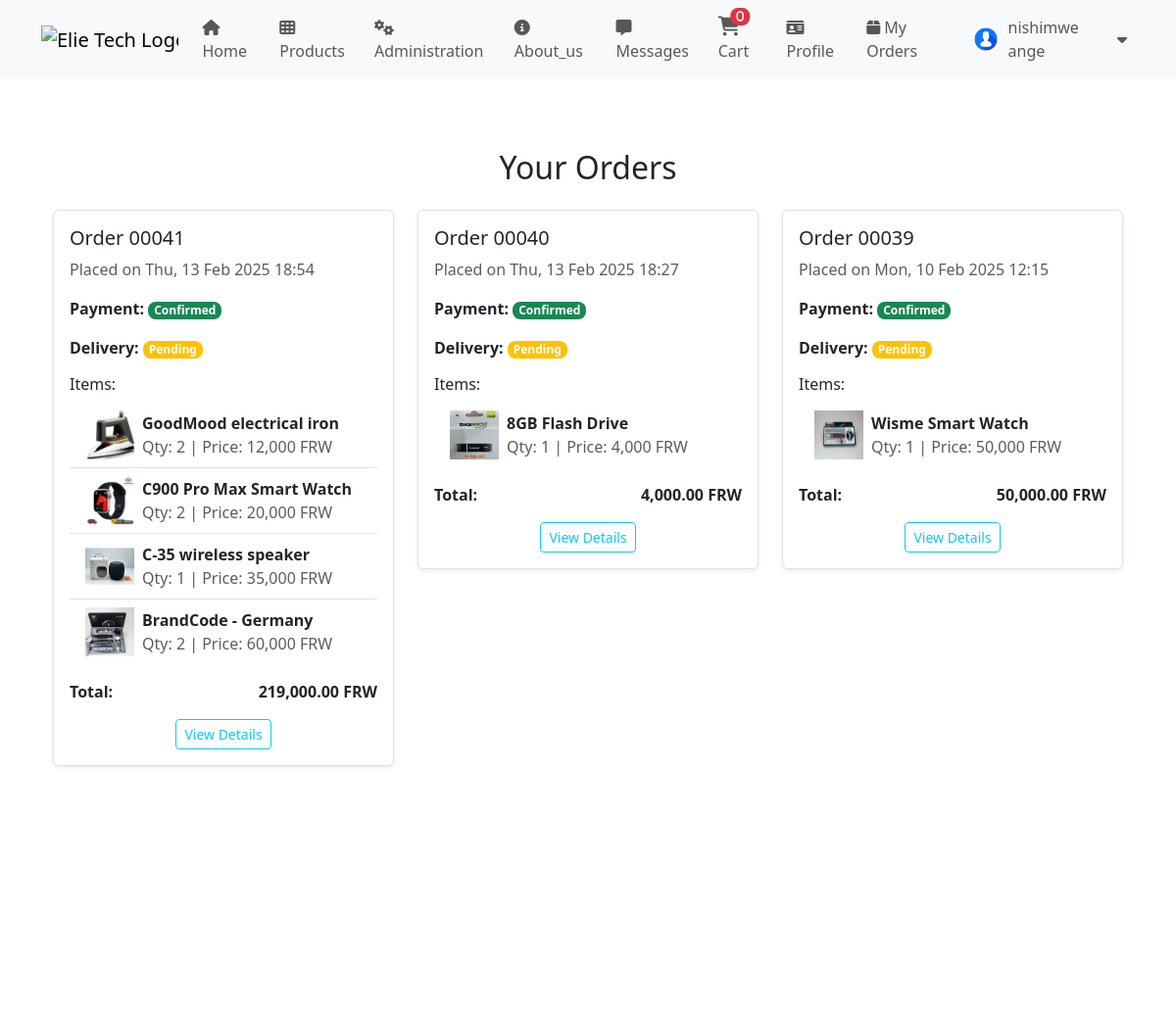
/orders/ (signed in, upper part), run on an earlier commit of the app's database.
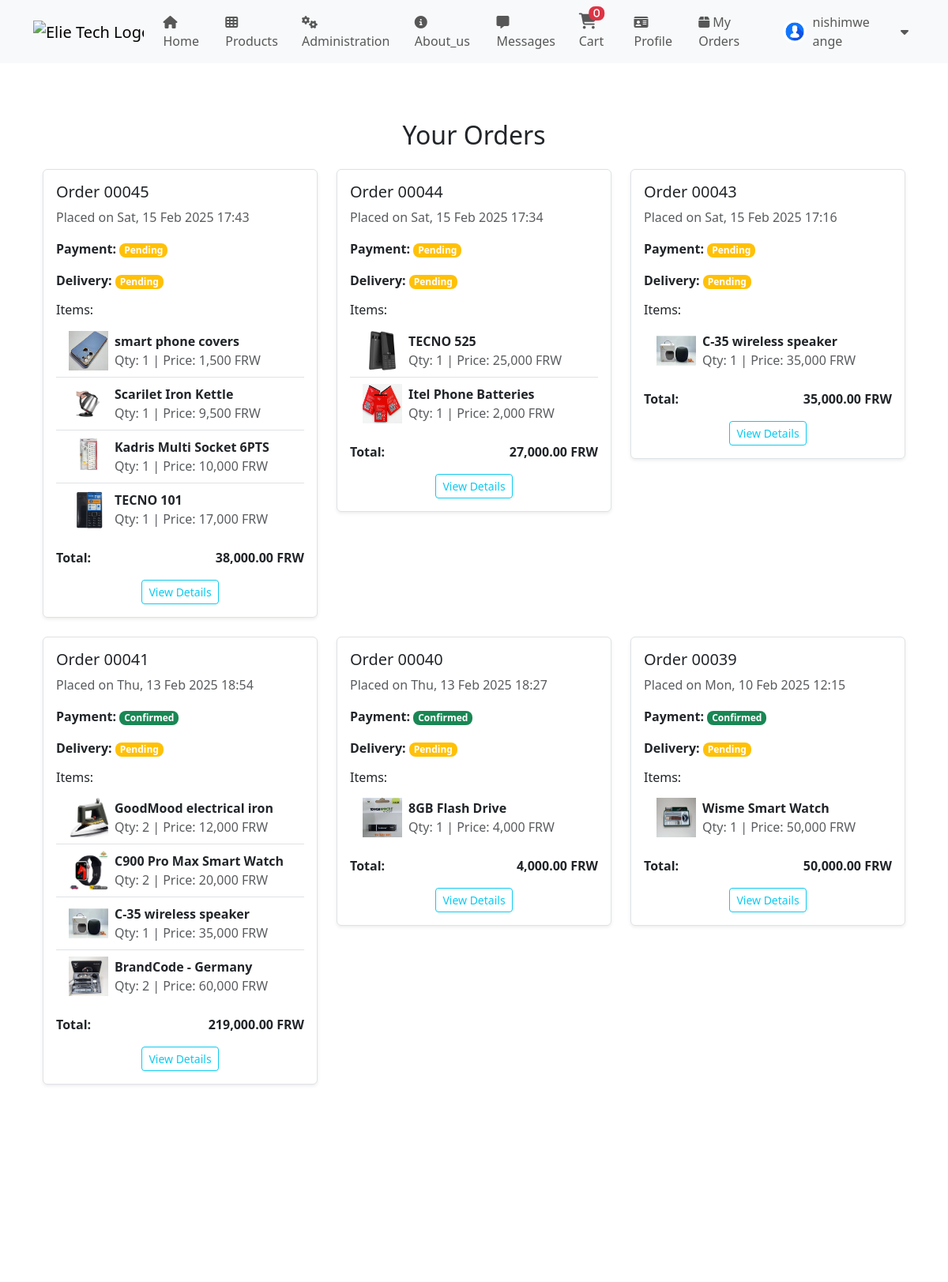
And on a later commit of the database.
### store/models.py (models this page shows, shortened)
class Order(models.Model):
    customer = models.ForeignKey('Customer', on_delete=models.CASCADE)
    total_price = models.DecimalField(max_digits=10, decimal_places=2)
    ordered_at = models.DateTimeField(auto_now_add=True)
    delivery_status = models.CharField(max_length=100, choices=[('Pending', 'Pending'), ('Shipped', 'Shipped'), ('Delivered', 'Delivered')], default='Pending')
    payment_name = models.CharField(max_length=100, blank=True, null=True)
    payment_message = models.TextField(blank=True, null=True)
    payment_image = models.ImageField(upload_to='payment_images/', blank=True, null=True)
    payment_status = models.CharField(
        choices=[('Pending', 'Pending'), ('Confirmed', 'Confirmed')],
        default='Pending', max_length=10
    )

class OrderItem(models.Model):
    order = models.ForeignKey(Order, related_name='order_items', on_delete=models.CASCADE)
    product = models.ForeignKey('Product', on_delete=models.CASCADE)
    quantity = models.PositiveIntegerField()
    subtotal = models.DecimalField(max_digits=10, decimal_places=2)

class Product(models.Model):
    CATEGORY_CHOICES = [
        ('accessories', 'Accessories & Gadgets'),
        ("smartphones", "Smartphones & Accessories"),
        ("laptops", "Laptops & Computers"),
        ("tv_entertainment", "TVs & Home Entertainment"),
        ("audio", "Audio & Headphones"),
        ("gaming", "Gaming & Accessories"),
        ("cameras", "Cameras & Photography"),
        ("wearables", "Wearables & Smartwatches"),
        ("home_appliances", "Home Appliances"),
        ("networking", "Networking & Internet"),
        ("power", "Power & Batteries"),
        ("drones", "Drones & RC Gadgets"),
        ("diy", "DIY Electronics & Components"),
        ("office", "Office & Stationery Tech"),
        ("car_electronics", "Car Electronics"),
        ("security", "Security & Surveillance"),
        ("software", "Software & Apps"),
        ("other", "Other Electronics"),
    ]
    name = models.CharField(max_length=100)
    description = models.TextField()
    price = models.DecimalField(max_digits=10, decimal_places=0, default=0.0)
    expected_price = models.DecimalField(max_digits=10, decimal_places=2, default=0.0)
    stock = models.PositiveIntegerField(default=0)
    created_at = models.DateTimeField(auto_now_add=True)
    likes = models.ManyToManyField(User, related_name="liked_products", blank=True)
    comments = models.ManyToManyField(User, through="Comment", related_name="commented_products", blank=True)
    category = models.CharField(max_length=50, choices=CATEGORY_CHOICES, default="accessories")  # Category Field

class ProductImage(models.Model):
    product = models.ForeignKey(Product, related_name="product_images", on_delete=models.CASCADE)
    image = models.ImageField(upload_to='products/')
    main_image = models.BooleanField(default=False)

### store/views.py (the view)
# urls.py: path('orders/', views.order_list, name='order_list'),
@csrf_exempt
@login_required
def order_list(request):
    try:
        customer = request.user.customer
    except Customer.DoesNotExist:
        return redirect('profile_creation')  # Redirect to profile setup if missing
    orders = Order.objects.filter(customer=customer).select_related(
        'customer__user'
    ).prefetch_related(
        'order_items__product__product_images'
    ).order_by('-ordered_at')
    payment_status_choices = dict(Order._meta.get_field('payment_status').choices)
    delivery_status_choices = dict(Order._meta.get_field('delivery_status').choices)
    for order in orders:
        order.payment_status_display = payment_status_choices.get(order.payment_status, "Unknown")
        order.delivery_status_display = delivery_status_choices.get(order.delivery_status, "Unknown")
    return render(request, 'store/order_list.html', {
        'orders': orders,
        'payment_status_choices': payment_status_choices,
        'delivery_status_choices': delivery_status_choices
    })

### store/context_processors.py (called while the page is built)
def unread_message_count(request):
    unread_count = 0
    if request.user.is_authenticated:
        unread_count = Message.objects.filter(
            recipient=request.user,  # <-- Fix here
            is_read=False
        ).count()
    return {'unread_message_count': unread_count}

def team_member(request):
    team_member = None
    if request.user.is_authenticated:
        team_member = TeamMember.objects.filter(user=request.user).first()
    print('Team Member:', team_member)  # Debugging line
    return {'team_member': team_member}

### store/models.py (called while the page is built)
    def __str__(self):
        return f"{self.name} - {self.get_role_display()}"

### templates/store/order_list.html
{% extends 'base.html' %}
{% load humanize %}
{% block content %}
<div class="container my-5">
    <h2 class="text-center mb-4">Your Orders</h2>
    {% if orders %}
        <div class="row">
            {% for order in orders %}
                <div class="col-md-6 col-lg-4 mb-4">
                    <div class="card shadow-sm border">
                        <div class="card-body">
                            <h5 class="card-title">Order 000{{ order.id }}</h5>
                            <p class="text-muted">Placed on {{ order.ordered_at|date:"D, d M Y H:i" }}</p>
                            <p><strong>Payment:</strong>
                                <span class="badge {% if order.payment_status == 'Confirmed' %}bg-success{% else %}bg-warning{% endif %}">
                                    {{ order.payment_status_display }}
                                </span>
                            </p>
                            <p><strong>Delivery:</strong>
                                <span class="badge {% if order.delivery_status == 'Delivered' %}bg-success{% elif order.delivery_status == 'Shipped' %}bg-info{% else %}bg-warning{% endif %}">
                                    {{ order.delivery_status_display }}
                                </span>
                            </p>
                            <h6>Items:</h6>
                            <ul class="list-group list-group-flush">
                                {% for item in order.order_items.all %}
                                    <li class="list-group-item d-flex align-items-center">
                                        {% if item.product.product_images.all %}
                                            <img src="{{ item.product.product_images.first.image.url }}" alt="{{ item.product.name }}" class="me-2" style="width: 50px; height: 50px;">
                                        {% else %}
                                            <span class="me-2">No image</span>
                                        {% endif %}
                                        <div>
                                            <strong>{{ item.product.name }}</strong> <br>
                                            <span class="text-muted">Qty: {{ item.quantity }} | Price: {{ item.product.price |intcomma }} FRW</span>
                                        </div>
                                    </li>
                                {% endfor %}
                            </ul>
                            <div class="d-flex justify-content-between mt-3">
                                <strong>Total: </strong>
                                <span class="fw-bold">{{ order.total_price |intcomma }} FRW</span>
                            </div>
                            <div class="text-center mt-3">
                                <a href="{% url 'order_detail' order.id %}" class="btn btn-outline-info btn-sm">View Details</a>
                            </div>
                        </div>
                    </div>
                </div>
            {% endfor %}
        </div>
    {% else %}
        <p class="text-center text-muted">You have no orders.</p>
    {% endif %}
</div>
{% endblock %}

What changed in the data, as far as the page shows it:
added Order: id "45", ordered_at "Sat, 15 Feb 2025 17:43", payment_status_display "Pending", delivery_status_display "Pending", total_price "38,000.00", payment_status "Pending" (drawn)
added OrderItem: product.product_images.first.image (picture), product.name "smart phone covers", quantity "1", product.price "1,500", shown under "45"
added OrderItem: product.product_images.first.image (picture), product.name "Scarilet Iron Kettle", quantity "1", product.price "9,500", shown under "45"
added OrderItem: product.product_images.first.image (picture), product.name "Kadris Multi Socket 6PTS", quantity "1", product.price "10,000", shown under "45"
added OrderItem: product.product_images.first.image (picture), product.name "TECNO 101", quantity "1", product.price "17,000", shown under "45"
added Order: id "44", ordered_at "Sat, 15 Feb 2025 17:34", payment_status_display "Pending", delivery_status_display "Pending", total_price "27,000.00", payment_status "Pending" (drawn)
added OrderItem: product.product_images.first.image (picture), product.name "TECNO 525", quantity "1", product.price "25,000", shown under "44"
added OrderItem: product.product_images.first.image (picture), product.name "Itel Phone Batteries", quantity "1", product.price "2,000", shown under "44"
added Order: id "43", ordered_at "Sat, 15 Feb 2025 17:16", payment_status_display "Pending", delivery_status_display "Pending", total_price "35,000.00", payment_status "Pending" (drawn)
added OrderItem: product.product_images.first.image (picture), product.name "C-35 wireless speaker", quantity "1", product.price "35,000", shown under "43"
